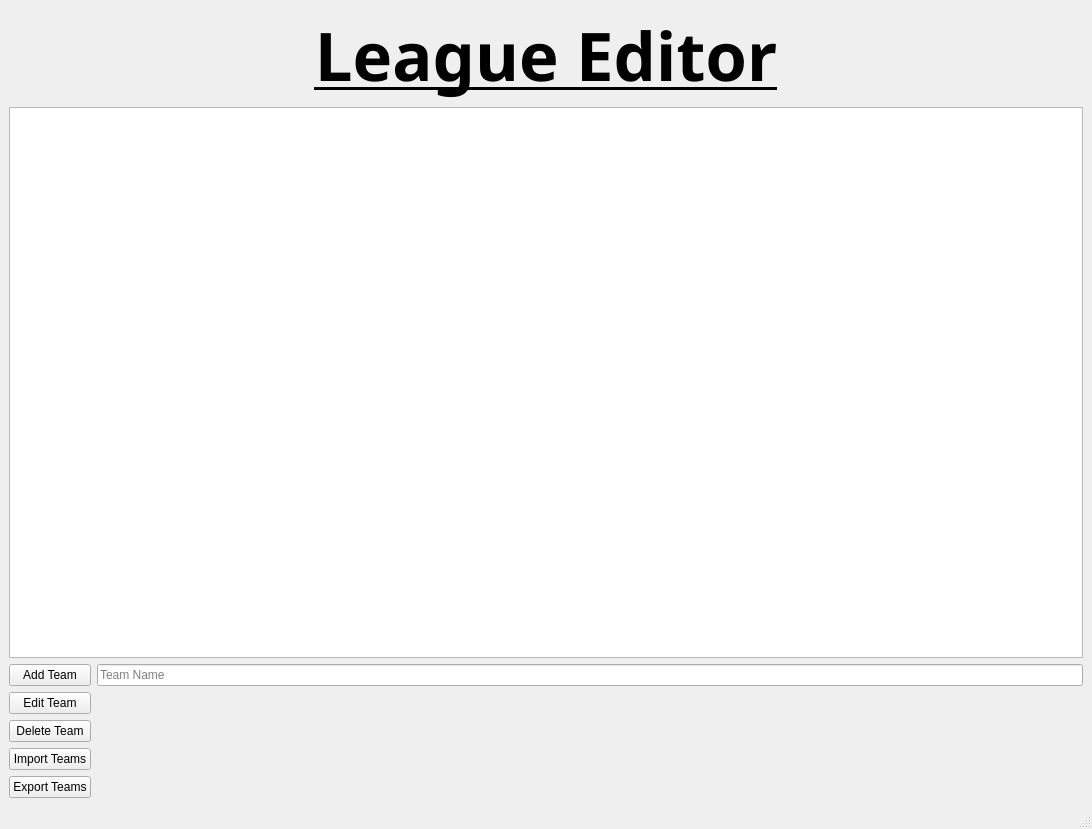
<?xml version="1.0" encoding="UTF-8"?>
<ui version="4.0">
 <class>MainWindow2</class>
 <widget class="QMainWindow" name="MainWindow2">
  <property name="geometry">
   <rect>
    <x>0</x>
    <y>0</y>
    <width>1092</width>
    <height>829</height>
   </rect>
  </property>
  <property name="windowTitle">
   <string>MainWindow</string>
  </property>
  <widget class="QWidget" name="centralwidget">
   <layout class="QVBoxLayout" name="verticalLayout_3">
    <item>
     <layout class="QVBoxLayout" name="verticalLayout_2">
      <item>
       <widget class="QLabel" name="league_editor_label">
        <property name="font">
         <font>
          <family>Chalkduster</family>
          <pointsize>50</pointsize>
          <weight>75</weight>
          <bold>true</bold>
          <underline>true</underline>
         </font>
        </property>
        <property name="text">
         <string>League Editor</string>
        </property>
        <property name="alignment">
         <set>Qt::AlignCenter</set>
        </property>
       </widget>
      </item>
      <item>
       <widget class="QListWidget" name="listWidget"/>
      </item>
      <item>
       <layout class="QFormLayout" name="formLayout">
        <item row="0" column="0">
         <layout class="QVBoxLayout" name="verticalLayout">
          <item>
           <widget class="QPushButton" name="add_pushButton">
            <property name="text">
             <string>Add Team</string>
            </property>
           </widget>
          </item>
          <item>
           <widget class="QPushButton" name="edit_pushButton">
            <property name="text">
             <string>Edit Team</string>
            </property>
           </widget>
          </item>
          <item>
           <widget class="QPushButton" name="delete_pushButton">
            <property name="text">
             <string>Delete Team</string>
            </property>
           </widget>
          </item>
          <item>
           <widget class="QPushButton" name="import_pushButton">
            <property name="text">
             <string>Import Teams</string>
            </property>
           </widget>
          </item>
          <item>
           <widget class="QPushButton" name="export_pushButton">
            <property name="text">
             <string>Export Teams</string>
            </property>
           </widget>
          </item>
         </layout>
        </item>
        <item row="0" column="1">
         <widget class="QLineEdit" name="lineEdit">
          <property name="placeholderText">
           <string>Team Name</string>
          </property>
         </widget>
        </item>
       </layout>
      </item>
     </layout>
    </item>
   </layout>
  </widget>
  <widget class="QMenuBar" name="menubar">
   <property name="geometry">
    <rect>
     <x>0</x>
     <y>0</y>
     <width>1092</width>
     <height>21</height>
    </rect>
   </property>
  </widget>
  <widget class="QStatusBar" name="statusbar"/>
 </widget>
 <resources/>
 <connections/>
</ui>
